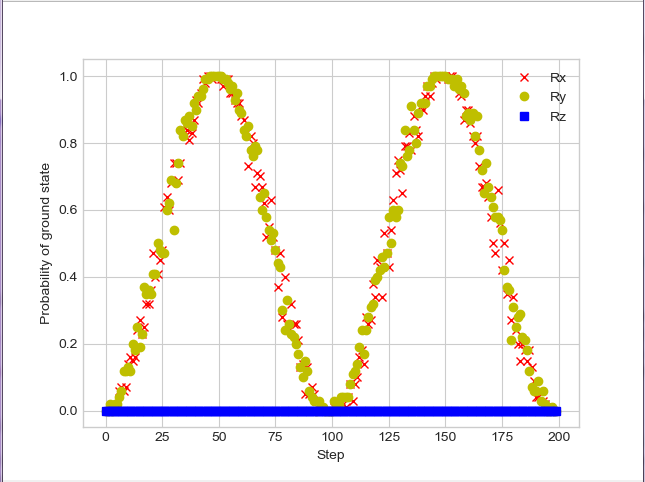

Write Python code to recreate this figure.
## THIS IS A MODIFIED EXAMPLE FROM THE CIRQ WEBSITE ##

##

import cirq
import numpy as np
import matplotlib.pylab as plt
##
"""Plot the probability of measuring a qubit in the ground state."""
# Get a qubit.
a = cirq.NamedQubit('a')

# Get a circuit of a bunch of X rotations.
num_angles = 200

# Number of times to sample.
repetitions = 100
simulator = cirq.Simulator()
##
for rot in ['Rx','Ry','Rz']:
    if rot=='Rx':
        circuit = cirq.Circuit([cirq.Rx(rads=np.pi / 50.0)(a) for theta in range(num_angles)])
        mark = 'xr'
    if rot=='Ry':
        circuit = cirq.Circuit([cirq.Ry(rads=np.pi / 50.0)(a) for theta in range(num_angles)])
        mark = 'oy'
    if rot=='Rz':
        circuit = cirq.Circuit([cirq.Rz(rads=np.pi / 50.0)(a) for theta in range(num_angles)])
        mark= 'bs'

    # List to store the probability of the ground state.
    sampled_probs = []

    for i, step in enumerate(simulator.simulate_moment_steps(circuit)):
        samples = step.sample([a], repetitions=repetitions)
        prob = np.sum(samples, axis=0)[0] / repetitions
        sampled_probs.append(prob)


    # Plot the probability of the ground state at each simulation step.
    plt.style.use('seaborn-whitegrid')
    plt.plot(sampled_probs, mark)
##    
plt.xlabel("Step")
plt.ylabel("Probability of ground state");
plt.legend(['Rx','Ry','Rz'])
plt.show()
